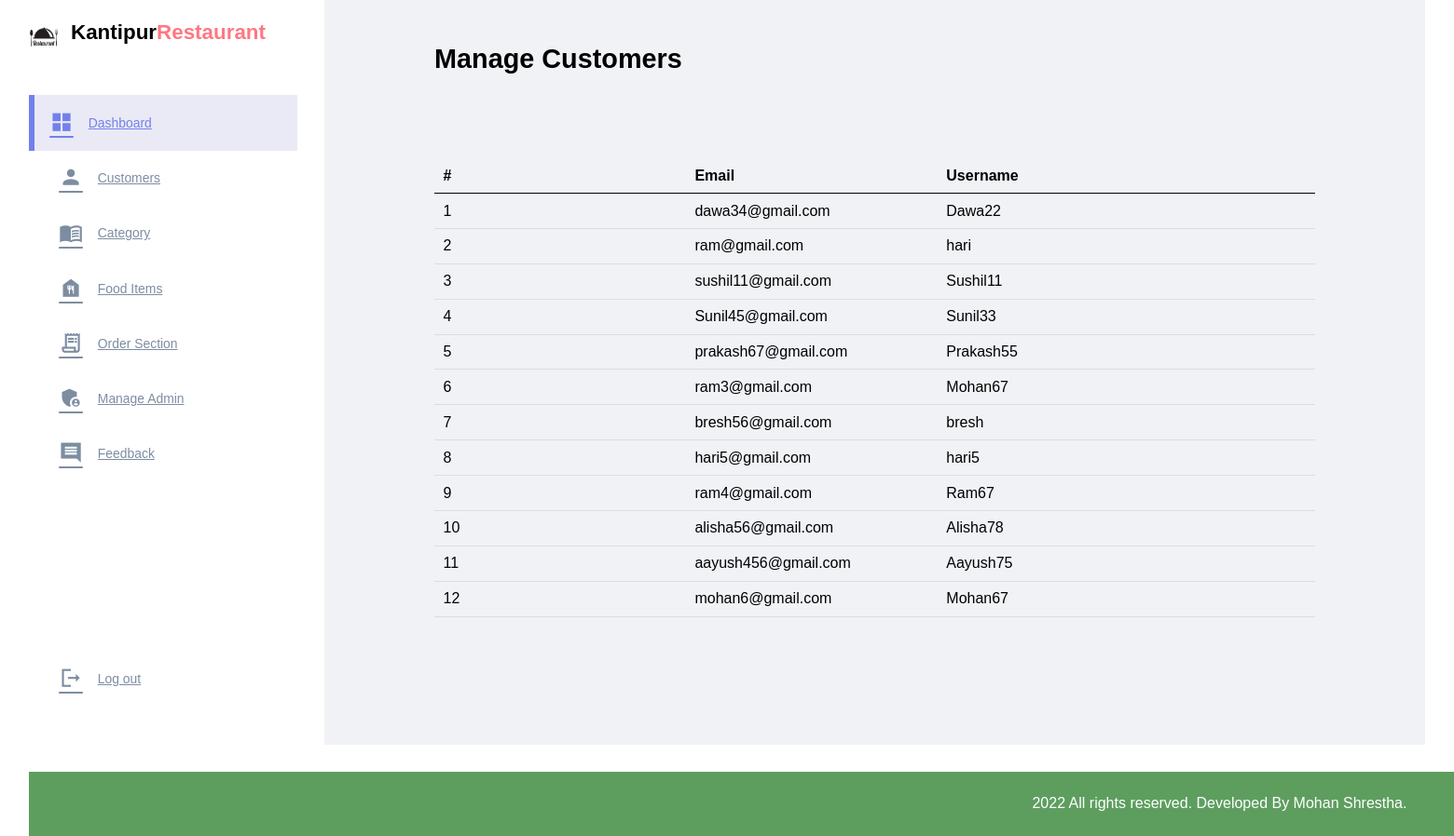
The app's page /admin/manage-customer.php (signed in) with its own data.
### tables this page shows
CREATE TABLE `users` (
  `id` int(11) NOT NULL,
  `username` varchar(255) NOT NULL,
  `email` varchar(255) NOT NULL,
  `password` varchar(255) NOT NULL,
  `verificationCode` int(11) NOT NULL,
  `isVerified` varchar(255) NOT NULL
);

### admin/manage-customer.php (the view, shortened to what this page needs)
<?php
include('partials/menu.php');
$server = "localhost";
$user = "root";
$pass = "";
$database = "onlinefoodorder";
$DB = mysqli_connect($server, $user, $pass, $database);
?>
<div class="main-content">
    <div class="wrapper">
        <h1>Manage Customers</h1>
                <br /><br /><br />
                <br><br>
                <table class="tbl-full">
                    <tr>
                        <th width="20%">#</th>
                        <th width="20%">Email</th>
                        <th width="30%">Username</th>
                    </tr>
                    <?php
                        $sql = "SELECT * FROM users ORDER BY id DESC";
                        $res = mysqli_query($DB, $sql);
                        $count = mysqli_num_rows($res);
                        $sn = 1;
                        if($count>0)
                        {
                            while($row=mysqli_fetch_assoc($res))
                            {
                                $email = $row['email'];
                                $username = $row['username'];
                                ?>
                                    <tr>
                                        <td><?php echo $sn++; ?> </td>
                                        <td><?php echo $email; ?></td>
                                        <td><?php echo $username; ?></td>
                                    </tr>
                                <?php
                            }
                        }
                        else
                        {
                            echo "<tr><td colspan='12' class='error'>Orders not Available</td></tr>";
                        }
                    ?>
                </table>
    </div>
</div>
<?php include('partials/footer.php'); ?>

### css/admin.css (style rules this page uses)
* { margin: 0; padding: 0; font-family: Arial, Helvetica, sans-serif; }
.wrapper { padding: 1%; width: 80%; margin: 0 auto; }
.tbl-full { width: 100%; }
table { border-collapse: collapse; width: 100%; }
th, td { padding: 8px; text-align: left; border-bottom: 1px solid #ddd; }
table tr th { border-bottom: 1px solid black; padding: 1%; text-align: left; }
table tr td { padding: 1%; }
.main-content { background-color: #f1f2f6; padding: 3% 0; }
:root { --color-primary:#7380ec; --color-danger: #ff7782; --color-success: #41f1b6; --color-warning: #ffbb55; --color-white: #fff; --color-info-dark: #7d8da1; --color-info-light: #dce1eb; --color-dark: #363949; --color-light: rgba(132, 139, 200, 0.18); --color-primary-variant: #111e88; --color-dark-variant: #677483; --color-background: #f6f6f9; --card-border-radius: 2rem; --border-radius-1: 0.4rem; --border-radius-2: 0.8rem; --border-radius-3: 1.2rem; --card-padding: 1.8rem; --padding-1: 1.2rem; --box-shadow: 0 2rem 3rem var(--color-light); }
h1 { font-weight: 800; font-size: 1.8rem; }

### records on screen
users: email "dawa34@gmail.com", username "Dawa22"
users: email "ram@gmail.com", username "hari"
users: email "sushil11@gmail.com", username "Sushil11"
users: email "Sunil45@gmail.com", username "Sunil33"
users: email "prakash67@gmail.com", username "Prakash55"
users: email "ram3@gmail.com", username "Mohan67"
users: email "bresh56@gmail.com", username "bresh"
users: email "hari5@gmail.com", username "hari5"
users: email "ram4@gmail.com", username "Ram67"
users: email "alisha56@gmail.com", username "Alisha78"
users: email "aayush456@gmail.com", username "Aayush75"
users: email "mohan6@gmail.com", username "Mohan67"
